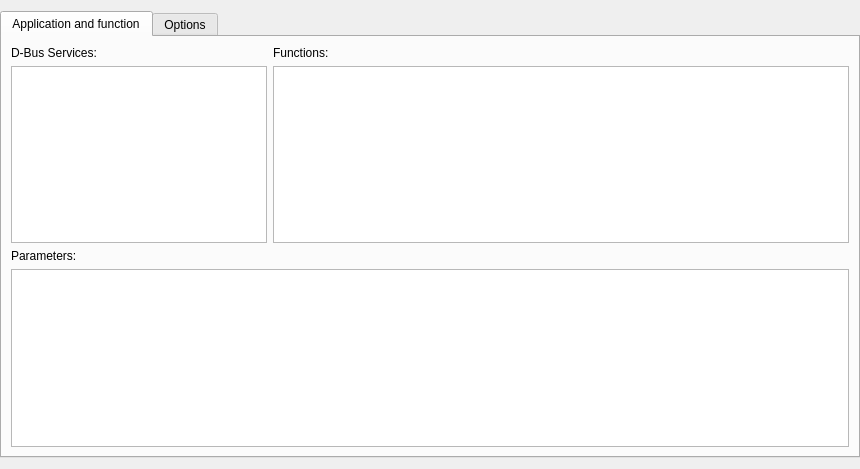
<?xml version="1.0" encoding="UTF-8"?>
<ui version="4.0">
 <class>EditDBusAction</class>
 <widget class="QWidget" name="EditDBusAction">
  <property name="geometry">
   <rect>
    <x>0</x>
    <y>0</y>
    <width>860</width>
    <height>469</height>
   </rect>
  </property>
  <property name="windowTitle">
   <string>Dialog</string>
  </property>
  <layout class="QGridLayout" name="gridLayout">
   <property name="leftMargin">
    <number>0</number>
   </property>
   <property name="rightMargin">
    <number>0</number>
   </property>
   <item row="0" column="0" rowspan="2">
    <widget class="QTabWidget" name="tabWidget">
     <property name="currentIndex">
      <number>0</number>
     </property>
     <widget class="QWidget" name="tab">
      <attribute name="title">
       <string>Application and function</string>
      </attribute>
      <layout class="QGridLayout" name="gridLayout_2">
       <item row="1" column="0">
        <widget class="QTreeView" name="tvDBusApps">
         <property name="sizePolicy">
          <sizepolicy hsizetype="Preferred" vsizetype="Expanding">
           <horstretch>0</horstretch>
           <verstretch>0</verstretch>
          </sizepolicy>
         </property>
        </widget>
       </item>
       <item row="1" column="1">
        <widget class="QTreeView" name="tvDBusFunctions">
         <property name="rootIsDecorated">
          <bool>false</bool>
         </property>
        </widget>
       </item>
       <item row="3" column="0" colspan="2">
        <widget class="QTableView" name="tvArguments">
         <attribute name="verticalHeaderVisible">
          <bool>false</bool>
         </attribute>
         <attribute name="verticalHeaderVisible">
          <bool>false</bool>
         </attribute>
        </widget>
       </item>
       <item row="0" column="0">
        <widget class="QLabel" name="lDBusServices">
         <property name="text">
          <string>D-Bus Services:</string>
         </property>
        </widget>
       </item>
       <item row="0" column="1">
        <widget class="QLabel" name="lFunctions">
         <property name="text">
          <string>Functions:</string>
         </property>
        </widget>
       </item>
       <item row="2" column="0">
        <widget class="QLabel" name="label_4">
         <property name="text">
          <string>Parameters:</string>
         </property>
        </widget>
       </item>
      </layout>
     </widget>
     <widget class="QWidget" name="tab_2">
      <attribute name="title">
       <string>Options</string>
      </attribute>
      <layout class="QVBoxLayout" name="verticalLayout_2">
       <item>
        <widget class="QCheckBox" name="cbRepeat">
         <property name="text">
          <string>Repeat action if button is held down</string>
         </property>
        </widget>
       </item>
       <item>
        <widget class="QCheckBox" name="cbAutostart">
         <property name="text">
          <string>Start the application if not running</string>
         </property>
        </widget>
       </item>
       <item>
        <widget class="QGroupBox" name="gbUnique">
         <property name="title">
          <string/>
         </property>
         <property name="checkable">
          <bool>false</bool>
         </property>
         <layout class="QVBoxLayout" name="verticalLayout">
          <item>
           <widget class="QLabel" name="label">
            <property name="text">
             <string>If multiple instances of this application are running...</string>
            </property>
           </widget>
          </item>
          <item>
           <widget class="QRadioButton" name="rbTop">
            <property name="text">
             <string>send the action to the top-level instance</string>
            </property>
           </widget>
          </item>
          <item>
           <widget class="QRadioButton" name="rbBottom">
            <property name="text">
             <string>send the action to the lowest instance</string>
            </property>
           </widget>
          </item>
          <item>
           <widget class="QRadioButton" name="rbAll">
            <property name="text">
             <string>send the action to all instances</string>
            </property>
           </widget>
          </item>
          <item>
           <widget class="QRadioButton" name="rbNone">
            <property name="text">
             <string>don't send the action</string>
            </property>
           </widget>
          </item>
         </layout>
        </widget>
       </item>
       <item>
        <spacer name="verticalSpacer">
         <property name="orientation">
          <enum>Qt::Vertical</enum>
         </property>
         <property name="sizeHint" stdset="0">
          <size>
           <width>20</width>
           <height>40</height>
          </size>
         </property>
        </spacer>
       </item>
      </layout>
     </widget>
    </widget>
   </item>
  </layout>
 </widget>
 <resources/>
 <connections/>
</ui>
